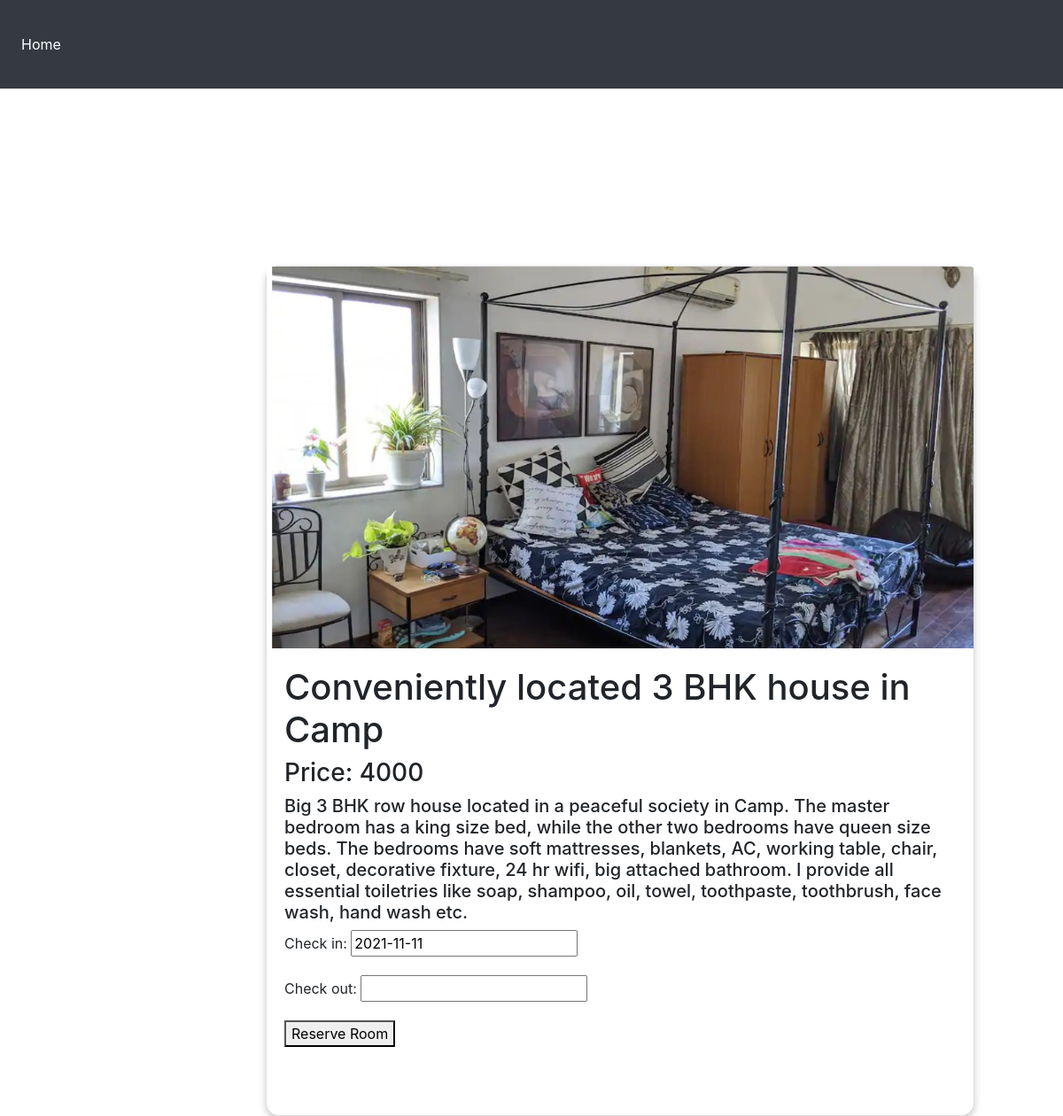
The app's page /room/2 with its own data.
### website/models.py (models this page shows, shortened)
class Room(models.Model):
    HOUSE_STATUS=(
        ('r', 'Reserved'),
        ('a', 'Available'),
        ('m', 'On maintainence'),
     )
    size = models.IntegerField(blank=False, null = False)
    address = models.TextField(blank=False, null = False)
    capacity = models.TextField(blank=False, null = False)
    city=models.CharField(choices=CITY_CHOICES,max_length=10,default="Pune")
    cost = models.TextField(blank=False, null = False)
    name = models.CharField(max_length=250,default = "Room name")
    description = models.TextField(max_length=800, default="Sample description")
    email = models.ForeignKey(CustomUser, on_delete=models.CASCADE)
    image = models.ImageField(upload_to='images',default='images/default_room.jpg',blank=True)
    start_date = models.DateTimeField(default=timezone.now,blank=True)
    end_date = models.DateTimeField(default=timezone.now,blank=True)
    status = models.CharField(
        max_length=1,
        choices=HOUSE_STATUS,
        blank=True,
        default='a',
        help_text='Room availability',
    )
    class Meta:
        ordering = ['name']

### website/views.py (the view, shortened to what this page needs)
# urls.py: path('room/<int:pk>', views.RoomBookingView.as_view(), name='room-detail'),
class RoomBookingView(FormMixin,DetailView):
    model = Room
    form_class = ReservationForm
    template_name = 'room_detail_new2.html'
    def get_context_data(self, **kwargs):
        context = super(RoomBookingView, self).get_context_data(**kwargs)
        context['form'] = ReservationForm(initial={'post': self.object})
        return context

### website/forms.py
class ReservationForm(forms.ModelForm):
   class Meta:
       model = Reservation
       fields = ('__all__')
       exclude = ['guest','room']

### website/templates/room_detail_new2.html (shortened to what this page needs)
<!DOCTYPE html>
{% load static %}
<html lang="en">
  <head>
     <link rel="stylesheet" href="https://maxcdn.bootstrapcdn.com/bootstrap/4.0.0/css/bootstrap.min.css">
     <link rel="stylesheet" href="https://stackpath.bootstrapcdn.com/bootstrap/4.5.2/css/bootstrap.min.css">
    <link rel="stylesheet" href= "{% static 'css/roomstyle.css' %}">
  </head>
  <body>
    <nav class="navbar navbar-expand-lg navbar-dark bg-dark"  style="height:100px; width:100%;">
      <div class="collapse navbar-collapse" id="navbarNav">
        <ul class="navbar-nav">
          <li class="nav-item active">
            <a class="nav-link" href="/home">Home <span class="sr-only">(current)</span></a>
          </li>
        </ul>
      </div>
    </nav>
  <div class="card" style="width: 50rem; height:60rem;">
    <img src="{{MEDIA_URL}}{{ room.image.url }}" style="height: 45%;" class="card-img-top" alt="...">
    <div class="card-body">
      <form method="POST" action="">
      <h1>{{room.name}}</h1>
      <h3 >Price: {{room.cost}}</h3>
      <h5 >{{room.description}}</h5>
      {% if room.status == 'r' %}
      <h4>This room has been reserved</h4>
      {% else %}
      {{form.as_p}}
      <button name="confirm_reservation" type="submit"> Reserve Room
      </button>
      {% endif %}
      </form>
    </div>
  </div>
</body>
</html>

### static/css/roomstyle.css (style rules this page uses)
.navbar { transition: all 0.4s; }
.navbar .nav-link { color: #fff; }
.card { box-shadow: 0 4px 8px 0 rgba(0,0,0,0.2); transition: 0.3s; border-radius: 15px; height: 350px; margin-top: 200px; margin-left: 300px; }

### records on screen
Room: image (picture), name "Conveniently located 3 BHK house in Camp", cost "4000", description "Big 3 BHK row house located in a peaceful society in Camp. The master bedroom has a king size bed, while the other two bedrooms have queen size beds. The bedrooms have soft mattresses, blankets, AC, working table, chair, closet, decorative fixture, 24 hr wifi, big attached bathroom. I provide all essential toiletries like soap, shampoo, oil, towel, toothpaste, toothbrush, face wash, hand wash etc."
